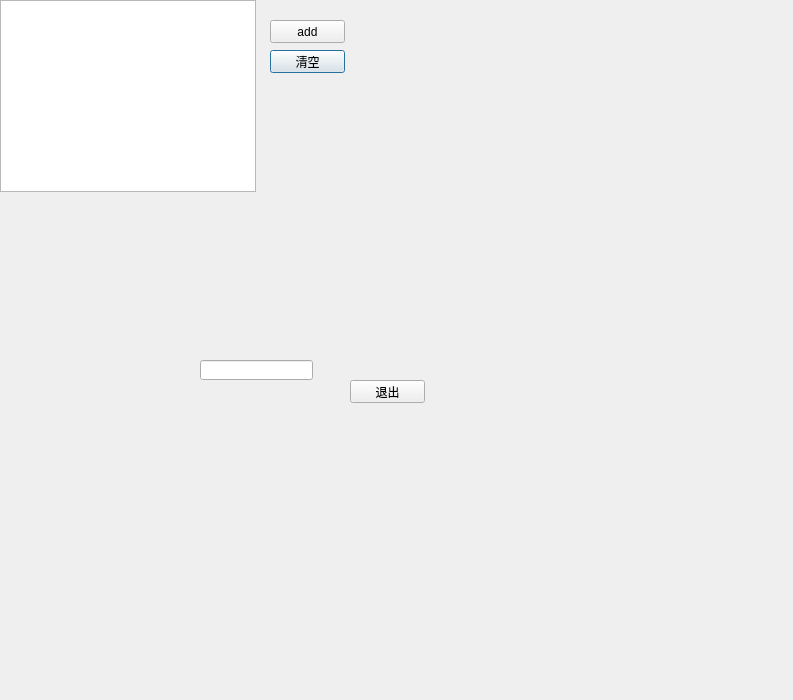
<?xml version="1.0" encoding="UTF-8"?>
<ui version="4.0">
 <class>Dialog</class>
 <widget class="QDialog" name="Dialog">
  <property name="geometry">
   <rect>
    <x>0</x>
    <y>0</y>
    <width>793</width>
    <height>700</height>
   </rect>
  </property>
  <property name="windowTitle">
   <string>对话框试程序</string>
  </property>
  <widget class="QPushButton" name="btnClear">
   <property name="geometry">
    <rect>
     <x>270</x>
     <y>50</y>
     <width>75</width>
     <height>23</height>
    </rect>
   </property>
   <property name="text">
    <string>清空</string>
   </property>
  </widget>
  <widget class="QPushButton" name="btnExit">
   <property name="geometry">
    <rect>
     <x>350</x>
     <y>380</y>
     <width>75</width>
     <height>23</height>
    </rect>
   </property>
   <property name="text">
    <string>退出</string>
   </property>
  </widget>
  <widget class="QLineEdit" name="lineEdit">
   <property name="geometry">
    <rect>
     <x>200</x>
     <y>360</y>
     <width>113</width>
     <height>20</height>
    </rect>
   </property>
  </widget>
  <widget class="QListView" name="listView">
   <property name="geometry">
    <rect>
     <x>0</x>
     <y>0</y>
     <width>256</width>
     <height>192</height>
    </rect>
   </property>
  </widget>
  <widget class="QPushButton" name="btnAdd">
   <property name="geometry">
    <rect>
     <x>270</x>
     <y>20</y>
     <width>75</width>
     <height>23</height>
    </rect>
   </property>
   <property name="text">
    <string>add</string>
   </property>
  </widget>
 </widget>
 <resources/>
 <connections>
  <connection>
   <sender>btnExit</sender>
   <signal>clicked()</signal>
   <receiver>Dialog</receiver>
   <slot>close()</slot>
   <hints>
    <hint type="sourcelabel">
     <x>404</x>
     <y>397</y>
    </hint>
    <hint type="destinationlabel">
     <x>275</x>
     <y>235</y>
    </hint>
   </hints>
  </connection>
  <connection>
   <sender>btnClear</sender>
   <signal>clicked()</signal>
   <receiver>listView</receiver>
   <slot>reset()</slot>
   <hints>
    <hint type="sourcelabel">
     <x>307</x>
     <y>61</y>
    </hint>
    <hint type="destinationlabel">
     <x>127</x>
     <y>95</y>
    </hint>
   </hints>
  </connection>
  <connection>
   <sender>btnAdd</sender>
   <signal>clicked()</signal>
   <receiver>Dialog</receiver>
   <slot>AddNewResult()</slot>
   <hints>
    <hint type="sourcelabel">
     <x>326</x>
     <y>32</y>
    </hint>
    <hint type="destinationlabel">
     <x>498</x>
     <y>108</y>
    </hint>
   </hints>
  </connection>
 </connections>
 <slots>
  <slot>AddNewResult()</slot>
 </slots>
</ui>
